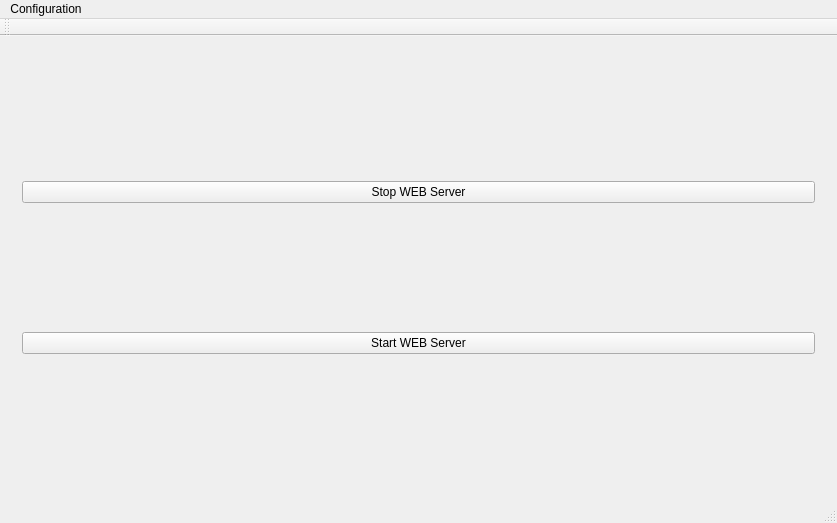
<?xml version="1.0" encoding="UTF-8"?>
<ui version="4.0">
 <class>MainWindow</class>
 <widget class="QMainWindow" name="MainWindow">
  <property name="geometry">
   <rect>
    <x>0</x>
    <y>0</y>
    <width>837</width>
    <height>523</height>
   </rect>
  </property>
  <property name="windowTitle">
   <string>MainWindow</string>
  </property>
  <widget class="QWidget" name="centralWidget">
   <layout class="QVBoxLayout" name="verticalLayout">
    <item>
     <widget class="QStackedWidget" name="stackedWidget">
      <property name="currentIndex">
       <number>0</number>
      </property>
      <widget class="QWidget" name="page_1">
       <layout class="QVBoxLayout" name="page1Layout">
        <item>
         <widget class="QPushButton" name="pushButton_2">
          <property name="text">
           <string>Stop WEB Server</string>
          </property>
         </widget>
        </item>
        <item>
         <widget class="QPushButton" name="pushButton">
          <property name="text">
           <string>Start WEB Server</string>
          </property>
         </widget>
        </item>
       </layout>
      </widget>
      <widget class="QWidget" name="page_2">
       <widget class="QPushButton" name="pushButton_3">
        <property name="geometry">
         <rect>
          <x>290</x>
          <y>200</y>
          <width>85</width>
          <height>27</height>
         </rect>
        </property>
        <property name="text">
         <string>PushButton</string>
        </property>
       </widget>
      </widget>
     </widget>
    </item>
   </layout>
  </widget>
  <widget class="QMenuBar" name="menuBar">
   <property name="geometry">
    <rect>
     <x>0</x>
     <y>0</y>
     <width>837</width>
     <height>27</height>
    </rect>
   </property>
   <widget class="QMenu" name="menuConfiguration">
    <property name="title">
     <string>Configuration</string>
    </property>
    <addaction name="actionSetting"/>
   </widget>
   <addaction name="menuConfiguration"/>
  </widget>
  <widget class="QToolBar" name="mainToolBar">
   <attribute name="toolBarArea">
    <enum>TopToolBarArea</enum>
   </attribute>
   <attribute name="toolBarBreak">
    <bool>false</bool>
   </attribute>
  </widget>
  <widget class="QStatusBar" name="statusBar"/>
  <action name="actionSetting">
   <property name="text">
    <string>Setting</string>
   </property>
  </action>
 </widget>
 <layoutdefault spacing="6" margin="11"/>
 <resources/>
 <connections/>
</ui>
